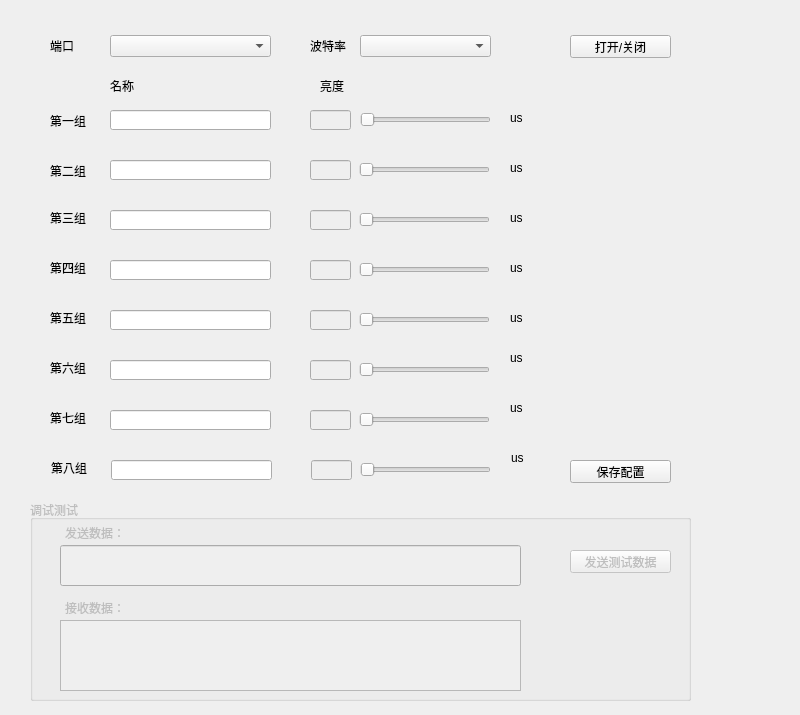
<?xml version="1.0" encoding="UTF-8"?>
<ui version="4.0">
 <class>QDeviceFrom</class>
 <widget class="QWidget" name="QDeviceFrom">
  <property name="geometry">
   <rect>
    <x>0</x>
    <y>0</y>
    <width>800</width>
    <height>715</height>
   </rect>
  </property>
  <property name="windowTitle">
   <string>QDeviceFrom</string>
  </property>
  <widget class="QLabel" name="label">
   <property name="geometry">
    <rect>
     <x>110</x>
     <y>80</y>
     <width>54</width>
     <height>12</height>
    </rect>
   </property>
   <property name="text">
    <string>名称</string>
   </property>
  </widget>
  <widget class="QLabel" name="label_2">
   <property name="geometry">
    <rect>
     <x>320</x>
     <y>80</y>
     <width>54</width>
     <height>12</height>
    </rect>
   </property>
   <property name="text">
    <string>亮度</string>
   </property>
  </widget>
  <widget class="QLabel" name="label_3">
   <property name="geometry">
    <rect>
     <x>50</x>
     <y>110</y>
     <width>54</width>
     <height>21</height>
    </rect>
   </property>
   <property name="text">
    <string>第一组</string>
   </property>
  </widget>
  <widget class="QLabel" name="label_4">
   <property name="geometry">
    <rect>
     <x>50</x>
     <y>160</y>
     <width>54</width>
     <height>21</height>
    </rect>
   </property>
   <property name="text">
    <string>第二组</string>
   </property>
  </widget>
  <widget class="QLabel" name="label_5">
   <property name="geometry">
    <rect>
     <x>50</x>
     <y>210</y>
     <width>54</width>
     <height>16</height>
    </rect>
   </property>
   <property name="text">
    <string>第三组</string>
   </property>
  </widget>
  <widget class="QLabel" name="label_6">
   <property name="geometry">
    <rect>
     <x>50</x>
     <y>260</y>
     <width>54</width>
     <height>16</height>
    </rect>
   </property>
   <property name="text">
    <string>第四组</string>
   </property>
  </widget>
  <widget class="QLineEdit" name="lineEdit_1">
   <property name="geometry">
    <rect>
     <x>110</x>
     <y>110</y>
     <width>161</width>
     <height>20</height>
    </rect>
   </property>
  </widget>
  <widget class="QLineEdit" name="lineEdit_2">
   <property name="geometry">
    <rect>
     <x>110</x>
     <y>160</y>
     <width>161</width>
     <height>20</height>
    </rect>
   </property>
  </widget>
  <widget class="QLineEdit" name="lineEdit_3">
   <property name="geometry">
    <rect>
     <x>110</x>
     <y>210</y>
     <width>161</width>
     <height>20</height>
    </rect>
   </property>
  </widget>
  <widget class="QLineEdit" name="lineEdit_4">
   <property name="geometry">
    <rect>
     <x>110</x>
     <y>260</y>
     <width>161</width>
     <height>20</height>
    </rect>
   </property>
  </widget>
  <widget class="QSlider" name="horizontalSlider_1">
   <property name="geometry">
    <rect>
     <x>360</x>
     <y>110</y>
     <width>131</width>
     <height>19</height>
    </rect>
   </property>
   <property name="maximum">
    <number>1000</number>
   </property>
   <property name="orientation">
    <enum>Qt::Horizontal</enum>
   </property>
  </widget>
  <widget class="QSlider" name="horizontalSlider_2">
   <property name="geometry">
    <rect>
     <x>359</x>
     <y>160</y>
     <width>131</width>
     <height>19</height>
    </rect>
   </property>
   <property name="maximum">
    <number>1000</number>
   </property>
   <property name="orientation">
    <enum>Qt::Horizontal</enum>
   </property>
  </widget>
  <widget class="QSlider" name="horizontalSlider_3">
   <property name="geometry">
    <rect>
     <x>359</x>
     <y>210</y>
     <width>131</width>
     <height>19</height>
    </rect>
   </property>
   <property name="maximum">
    <number>1000</number>
   </property>
   <property name="orientation">
    <enum>Qt::Horizontal</enum>
   </property>
  </widget>
  <widget class="QSlider" name="horizontalSlider_4">
   <property name="geometry">
    <rect>
     <x>359</x>
     <y>260</y>
     <width>131</width>
     <height>19</height>
    </rect>
   </property>
   <property name="maximum">
    <number>1000</number>
   </property>
   <property name="orientation">
    <enum>Qt::Horizontal</enum>
   </property>
  </widget>
  <widget class="QComboBox" name="comboBox">
   <property name="geometry">
    <rect>
     <x>110</x>
     <y>35</y>
     <width>161</width>
     <height>22</height>
    </rect>
   </property>
  </widget>
  <widget class="QComboBox" name="comboBox_2">
   <property name="geometry">
    <rect>
     <x>360</x>
     <y>35</y>
     <width>131</width>
     <height>22</height>
    </rect>
   </property>
  </widget>
  <widget class="QLabel" name="label_8">
   <property name="geometry">
    <rect>
     <x>50</x>
     <y>40</y>
     <width>54</width>
     <height>12</height>
    </rect>
   </property>
   <property name="text">
    <string>端口</string>
   </property>
  </widget>
  <widget class="QLabel" name="label_9">
   <property name="geometry">
    <rect>
     <x>310</x>
     <y>40</y>
     <width>54</width>
     <height>12</height>
    </rect>
   </property>
   <property name="text">
    <string>波特率</string>
   </property>
  </widget>
  <widget class="QPushButton" name="pushButton">
   <property name="geometry">
    <rect>
     <x>570</x>
     <y>35</y>
     <width>101</width>
     <height>23</height>
    </rect>
   </property>
   <property name="text">
    <string>打开/关闭</string>
   </property>
  </widget>
  <widget class="QPushButton" name="pushButton_3">
   <property name="geometry">
    <rect>
     <x>570</x>
     <y>460</y>
     <width>101</width>
     <height>23</height>
    </rect>
   </property>
   <property name="text">
    <string>保存配置</string>
   </property>
  </widget>
  <widget class="QLineEdit" name="lineEdit_1_value">
   <property name="enabled">
    <bool>false</bool>
   </property>
   <property name="geometry">
    <rect>
     <x>310</x>
     <y>110</y>
     <width>41</width>
     <height>20</height>
    </rect>
   </property>
   <property name="readOnly">
    <bool>true</bool>
   </property>
  </widget>
  <widget class="QLineEdit" name="lineEdit_2_value">
   <property name="enabled">
    <bool>false</bool>
   </property>
   <property name="geometry">
    <rect>
     <x>310</x>
     <y>160</y>
     <width>41</width>
     <height>20</height>
    </rect>
   </property>
   <property name="readOnly">
    <bool>true</bool>
   </property>
  </widget>
  <widget class="QLineEdit" name="lineEdit_3_value">
   <property name="enabled">
    <bool>false</bool>
   </property>
   <property name="geometry">
    <rect>
     <x>310</x>
     <y>210</y>
     <width>41</width>
     <height>20</height>
    </rect>
   </property>
   <property name="readOnly">
    <bool>true</bool>
   </property>
  </widget>
  <widget class="QLineEdit" name="lineEdit_4_value">
   <property name="enabled">
    <bool>false</bool>
   </property>
   <property name="geometry">
    <rect>
     <x>310</x>
     <y>260</y>
     <width>41</width>
     <height>20</height>
    </rect>
   </property>
   <property name="readOnly">
    <bool>true</bool>
   </property>
  </widget>
  <widget class="QGroupBox" name="groupBox">
   <property name="enabled">
    <bool>false</bool>
   </property>
   <property name="geometry">
    <rect>
     <x>30</x>
     <y>500</y>
     <width>661</width>
     <height>201</height>
    </rect>
   </property>
   <property name="title">
    <string>调试测试</string>
   </property>
   <widget class="QTextEdit" name="textEdit_rec">
    <property name="geometry">
     <rect>
      <x>30</x>
      <y>120</y>
      <width>461</width>
      <height>71</height>
     </rect>
    </property>
    <property name="readOnly">
     <bool>true</bool>
    </property>
   </widget>
   <widget class="QPushButton" name="pushButton_2">
    <property name="geometry">
     <rect>
      <x>540</x>
      <y>50</y>
      <width>101</width>
      <height>23</height>
     </rect>
    </property>
    <property name="text">
     <string>发送测试数据</string>
    </property>
   </widget>
   <widget class="QLineEdit" name="lineEdit_send">
    <property name="geometry">
     <rect>
      <x>30</x>
      <y>45</y>
      <width>461</width>
      <height>41</height>
     </rect>
    </property>
   </widget>
   <widget class="QLabel" name="label_7">
    <property name="geometry">
     <rect>
      <x>35</x>
      <y>25</y>
      <width>91</width>
      <height>16</height>
     </rect>
    </property>
    <property name="text">
     <string>发送数据：</string>
    </property>
   </widget>
   <widget class="QLabel" name="label_10">
    <property name="geometry">
     <rect>
      <x>35</x>
      <y>100</y>
      <width>81</width>
      <height>16</height>
     </rect>
    </property>
    <property name="text">
     <string>接收数据：</string>
    </property>
   </widget>
  </widget>
  <widget class="QLabel" name="label_11">
   <property name="geometry">
    <rect>
     <x>510</x>
     <y>110</y>
     <width>31</width>
     <height>16</height>
    </rect>
   </property>
   <property name="text">
    <string>us</string>
   </property>
  </widget>
  <widget class="QLabel" name="label_12">
   <property name="geometry">
    <rect>
     <x>510</x>
     <y>160</y>
     <width>31</width>
     <height>16</height>
    </rect>
   </property>
   <property name="text">
    <string>us</string>
   </property>
  </widget>
  <widget class="QLabel" name="label_13">
   <property name="geometry">
    <rect>
     <x>510</x>
     <y>210</y>
     <width>31</width>
     <height>16</height>
    </rect>
   </property>
   <property name="text">
    <string>us</string>
   </property>
  </widget>
  <widget class="QLabel" name="label_14">
   <property name="geometry">
    <rect>
     <x>510</x>
     <y>260</y>
     <width>31</width>
     <height>16</height>
    </rect>
   </property>
   <property name="text">
    <string>us</string>
   </property>
  </widget>
  <widget class="QLabel" name="label_15">
   <property name="geometry">
    <rect>
     <x>510</x>
     <y>310</y>
     <width>31</width>
     <height>16</height>
    </rect>
   </property>
   <property name="text">
    <string>us</string>
   </property>
  </widget>
  <widget class="QLabel" name="label_16">
   <property name="geometry">
    <rect>
     <x>50</x>
     <y>310</y>
     <width>54</width>
     <height>16</height>
    </rect>
   </property>
   <property name="text">
    <string>第五组</string>
   </property>
  </widget>
  <widget class="QLineEdit" name="lineEdit_5">
   <property name="geometry">
    <rect>
     <x>110</x>
     <y>310</y>
     <width>161</width>
     <height>20</height>
    </rect>
   </property>
  </widget>
  <widget class="QSlider" name="horizontalSlider_5">
   <property name="geometry">
    <rect>
     <x>359</x>
     <y>310</y>
     <width>131</width>
     <height>19</height>
    </rect>
   </property>
   <property name="maximum">
    <number>1000</number>
   </property>
   <property name="orientation">
    <enum>Qt::Horizontal</enum>
   </property>
  </widget>
  <widget class="QLineEdit" name="lineEdit_5_value">
   <property name="enabled">
    <bool>false</bool>
   </property>
   <property name="geometry">
    <rect>
     <x>310</x>
     <y>310</y>
     <width>41</width>
     <height>20</height>
    </rect>
   </property>
   <property name="readOnly">
    <bool>true</bool>
   </property>
  </widget>
  <widget class="QLabel" name="label_17">
   <property name="geometry">
    <rect>
     <x>510</x>
     <y>350</y>
     <width>31</width>
     <height>16</height>
    </rect>
   </property>
   <property name="text">
    <string>us</string>
   </property>
  </widget>
  <widget class="QLabel" name="label_18">
   <property name="geometry">
    <rect>
     <x>50</x>
     <y>360</y>
     <width>54</width>
     <height>16</height>
    </rect>
   </property>
   <property name="text">
    <string>第六组</string>
   </property>
  </widget>
  <widget class="QLineEdit" name="lineEdit_6_value">
   <property name="enabled">
    <bool>false</bool>
   </property>
   <property name="geometry">
    <rect>
     <x>310</x>
     <y>360</y>
     <width>41</width>
     <height>20</height>
    </rect>
   </property>
   <property name="readOnly">
    <bool>true</bool>
   </property>
  </widget>
  <widget class="QLineEdit" name="lineEdit_6">
   <property name="geometry">
    <rect>
     <x>110</x>
     <y>360</y>
     <width>161</width>
     <height>20</height>
    </rect>
   </property>
  </widget>
  <widget class="QSlider" name="horizontalSlider_6">
   <property name="geometry">
    <rect>
     <x>359</x>
     <y>360</y>
     <width>131</width>
     <height>19</height>
    </rect>
   </property>
   <property name="maximum">
    <number>1000</number>
   </property>
   <property name="orientation">
    <enum>Qt::Horizontal</enum>
   </property>
  </widget>
  <widget class="QLabel" name="label_19">
   <property name="geometry">
    <rect>
     <x>510</x>
     <y>400</y>
     <width>31</width>
     <height>16</height>
    </rect>
   </property>
   <property name="text">
    <string>us</string>
   </property>
  </widget>
  <widget class="QLineEdit" name="lineEdit_7">
   <property name="geometry">
    <rect>
     <x>110</x>
     <y>410</y>
     <width>161</width>
     <height>20</height>
    </rect>
   </property>
  </widget>
  <widget class="QLabel" name="label_20">
   <property name="geometry">
    <rect>
     <x>50</x>
     <y>410</y>
     <width>54</width>
     <height>16</height>
    </rect>
   </property>
   <property name="text">
    <string>第七组</string>
   </property>
  </widget>
  <widget class="QLineEdit" name="lineEdit_7_value">
   <property name="enabled">
    <bool>false</bool>
   </property>
   <property name="geometry">
    <rect>
     <x>310</x>
     <y>410</y>
     <width>41</width>
     <height>20</height>
    </rect>
   </property>
   <property name="readOnly">
    <bool>true</bool>
   </property>
  </widget>
  <widget class="QSlider" name="horizontalSlider_7">
   <property name="geometry">
    <rect>
     <x>359</x>
     <y>410</y>
     <width>131</width>
     <height>19</height>
    </rect>
   </property>
   <property name="maximum">
    <number>1000</number>
   </property>
   <property name="orientation">
    <enum>Qt::Horizontal</enum>
   </property>
  </widget>
  <widget class="QSlider" name="horizontalSlider_8">
   <property name="geometry">
    <rect>
     <x>360</x>
     <y>460</y>
     <width>131</width>
     <height>19</height>
    </rect>
   </property>
   <property name="maximum">
    <number>1000</number>
   </property>
   <property name="orientation">
    <enum>Qt::Horizontal</enum>
   </property>
  </widget>
  <widget class="QLabel" name="label_21">
   <property name="geometry">
    <rect>
     <x>511</x>
     <y>450</y>
     <width>31</width>
     <height>16</height>
    </rect>
   </property>
   <property name="text">
    <string>us</string>
   </property>
  </widget>
  <widget class="QLineEdit" name="lineEdit_8">
   <property name="geometry">
    <rect>
     <x>111</x>
     <y>460</y>
     <width>161</width>
     <height>20</height>
    </rect>
   </property>
  </widget>
  <widget class="QLabel" name="label_22">
   <property name="geometry">
    <rect>
     <x>51</x>
     <y>460</y>
     <width>54</width>
     <height>16</height>
    </rect>
   </property>
   <property name="text">
    <string>第八组</string>
   </property>
  </widget>
  <widget class="QLineEdit" name="lineEdit_8_value">
   <property name="enabled">
    <bool>false</bool>
   </property>
   <property name="geometry">
    <rect>
     <x>311</x>
     <y>460</y>
     <width>41</width>
     <height>20</height>
    </rect>
   </property>
   <property name="readOnly">
    <bool>true</bool>
   </property>
  </widget>
 </widget>
 <layoutdefault spacing="6" margin="11"/>
 <resources/>
 <connections/>
</ui>
